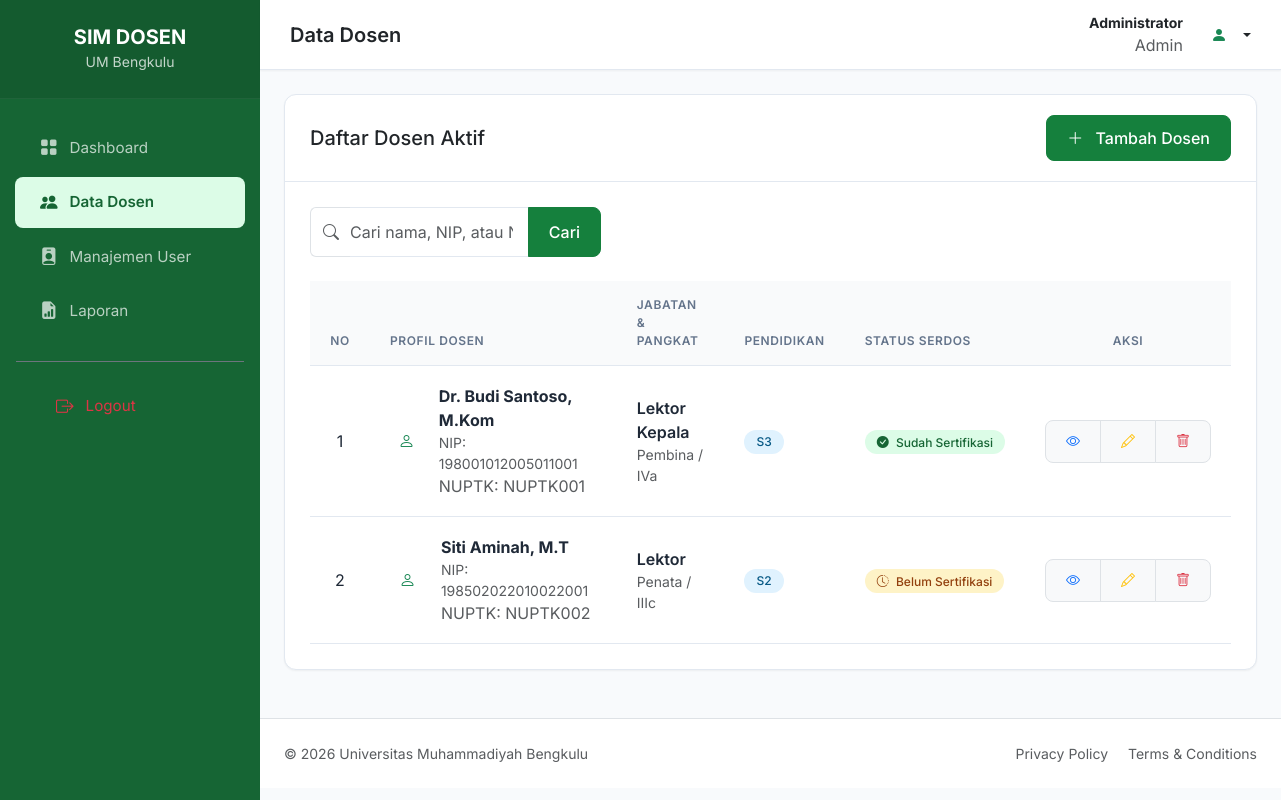
Page /dosen_list.php (signed in) on the committed database.
### tables this page shows
CREATE TABLE dosen (
    id INT AUTO_INCREMENT PRIMARY KEY,
    nomor_registrasi VARCHAR(50),
    nuptk VARCHAR(50),
    nama VARCHAR(150) NOT NULL,
    nip VARCHAR(50),
    jabatan_fungsional VARCHAR(100),
    kepangkatan VARCHAR(100),
    pendidikan_terakhir VARCHAR(50),
    rumpun_ilmu VARCHAR(100),
    status_serdos VARCHAR(50),
    status_pegawai VARCHAR(50),
    ikatan_kerja VARCHAR(50),
    status_aktivitas VARCHAR(50),
    penempatan VARCHAR(100),
    created_at TIMESTAMP DEFAULT CURRENT_TIMESTAMP,
    updated_at TIMESTAMP DEFAULT CURRENT_TIMESTAMP ON UPDATE CURRENT_TIMESTAMP
);

### includes/auth.php (called while the page is built, shortened)
<?php
function isAdmin() {
    return isset($_SESSION['role']) && $_SESSION['role'] === 'admin';
}
?>

### dosen_list.php (the view, shortened to what this page needs)
<?php
require_once 'config/db.php';
require_once 'includes/header.php';
$search = isset($_GET['search']) ? $_GET['search'] : '';
$query = "SELECT * FROM dosen WHERE nama LIKE ? OR nip LIKE ? OR nuptk LIKE ? ORDER BY nama ASC";
$stmt = $pdo->prepare($query);
$stmt->execute(["%$search%", "%$search%", "%$search%"]);
$dosenList = $stmt->fetchAll();
?>
<div class="card">
    <div class="card-header d-flex justify-content-between align-items-center">
        <h5 class="mb-0">Daftar Dosen Aktif</h5>
        <?php if (isAdmin()): ?>
        <a href="dosen_add.php" class="btn btn-primary">
            <i class="bi bi-plus-lg me-2"></i> Tambah Dosen
        </a>
        <?php endif; ?>
    </div>
    <div class="card-body">
        <div class="row mb-4">
            <div class="col-md-6 col-lg-4">
                <form method="GET">
                    <div class="input-group">
                        <span class="input-group-text bg-white border-end-0"><i class="bi bi-search text-muted"></i></span>
                        <input type="text" name="search" class="form-control border-start-0 ps-0" placeholder="Cari nama, NIP, atau NUPTK..." value="<?php echo htmlspecialchars($search); ?>">
                        <button class="btn btn-primary" type="submit">Cari</button>
                    </div>
                </form>
            </div>
        </div>
        <div class="table-responsive">
            <table class="table table-hover">
                <thead>
                    <tr>
                        <th class="text-center" width="60">No</th>
                        <th>Profil Dosen</th>
                        <th>Jabatan & Pangkat</th>
                        <th>Pendidikan</th>
                        <th>Status Serdos</th>
                        <th class="text-center">Aksi</th>
                    </tr>
                </thead>
                <tbody>
                    <?php if (count($dosenList) > 0): ?>
                        <?php $no = 1; foreach ($dosenList as $d): ?>
                        <tr>
                            <td class="text-center"><?php echo $no++; ?></td>
                            <td>
                                <div class="d-flex align-items-center">
                                    <div class="bg-soft-green rounded-circle d-flex align-items-center justify-content-center me-3" style="width: 40px; height: 40px;">
                                        <i class="bi bi-person text-success"></i>
                                    </div>
                                    <div>
                                        <div class="fw-bold"><?php echo $d['nama']; ?></div>
                                        <div class="text-muted small">NIP: <?php echo $d['nip'] ?: '-'; ?></div>
                                        <div class="text-muted smaller">NUPTK: <?php echo $d['nuptk'] ?: '-'; ?></div>
                                    </div>
                                </div>
                            </td>
                            <td>
                                <div class="fw-semibold text-primary-green"><?php echo $d['jabatan_fungsional'] ?: '-'; ?></div>
                                <div class="text-muted small"><?php echo $d['kepangkatan'] ?: '-'; ?></div>
                            </td>
                            <td>
                                <span class="badge bg-soft-info"><?php echo $d['pendidikan_terakhir'] ?: '-'; ?></span>
                            </td>
                            <td>
                                <?php if (strpos($d['status_serdos'], 'Sudah') !== false): ?>
                                    <span class="badge bg-soft-success"><i class="bi bi-check-circle-fill me-1"></i> <?php echo $d['status_serdos']; ?></span>
                                <?php else: ?>
                                    <span class="badge bg-soft-warning"><i class="bi bi-clock-history me-1"></i> <?php echo $d['status_serdos']; ?></span>
                                <?php endif; ?>
                            </td>
                            <td class="text-center">
                                <div class="btn-group">
                                    <a href="dosen_detail.php?id=<?php echo $d['id']; ?>" class="btn btn-sm btn-light border" title="Detail"><i class="bi bi-eye text-primary"></i></a>
                                    <?php if (isAdmin()): ?>
                                    <a href="dosen_edit.php?id=<?php echo $d['id']; ?>" class="btn btn-sm btn-light border" title="Edit"><i class="bi bi-pencil text-warning"></i></a>
                                    <a href="dosen_delete.php?id=<?php echo $d['id']; ?>" class="btn btn-sm btn-light border" title="Hapus" onclick="return confirm('Apakah Anda yakin ingin menghapus data ini?')"><i class="bi bi-trash text-danger"></i></a>
                                    <?php endif; ?>
                                </div>
                            </td>
                        </tr>
                        <?php endforeach; ?>
                    <?php endif; ?>
                </tbody>
            </table>
        </div>
    </div>
</div>
<?php require_once 'includes/footer.php'; ?>

### includes/header.php (shortened to what this page needs)
<?php
require_once 'includes/auth.php';
?>
<!DOCTYPE html>
<html lang="id">
<head>
    <link href="https://cdn.jsdelivr.net/npm/bootstrap@5.3.0/dist/css/bootstrap.min.css" rel="stylesheet">
    <link rel="stylesheet" href="https://cdn.jsdelivr.net/npm/bootstrap-icons@1.11.1/font/bootstrap-icons.css">
    <link rel="stylesheet" href="assets/css/style.css">
</head>
<body>
    <div class="wrapper">
        <nav id="sidebar">
            <div class="sidebar-header text-center">
                <h5 class="mb-0 fw-bold">SIM DOSEN</h5>
                <small class="opacity-75">UM Bengkulu</small>
            </div>
            <ul class="list-unstyled components">
                <li class="<?php echo basename($_SERVER['PHP_SELF']) == 'dashboard.php' ? 'active' : ''; ?>">
                    <a href="dashboard.php">
                        <i class="bi bi-grid-fill"></i> Dashboard
                    </a>
                </li>
                <li class="<?php echo in_array(basename($_SERVER['PHP_SELF']), ['dosen_list.php', 'dosen_add.php', 'dosen_edit.php', 'dosen_detail.php']) ? 'active' : ''; ?>">
                    <a href="dosen_list.php">
                        <i class="bi bi-people-fill"></i> Data Dosen
                    </a>
                </li>
                <?php if (isAdmin()): ?>
                <li class="<?php echo in_array(basename($_SERVER['PHP_SELF']), ['users_list.php', 'users_add.php', 'users_edit.php']) ? 'active' : ''; ?>">
                    <a href="users_list.php">
                        <i class="bi bi-person-badge-fill"></i> Manajemen User
                    </a>
                </li>
                <?php endif; ?>
                <li class="<?php echo basename($_SERVER['PHP_SELF']) == 'laporan.php' ? 'active' : ''; ?>">
                    <a href="laporan.php">
                        <i class="bi bi-file-earmark-bar-graph-fill"></i> Laporan
                    </a>
                </li>
                <li class="mt-4 pt-3 border-top border-secondary mx-3">
                    <a href="logout.php" class="text-danger opacity-100">
                        <i class="bi bi-box-arrow-right"></i> Logout
                    </a>
                </li>
            </ul>
        </nav>
        <div id="content">
            <nav class="navbar navbar-expand-lg sticky-top">
                <div class="container-fluid px-0">
                    <h5 class="mb-0 fw-semibold text-dark">
                        <?php
                        $page = basename($_SERVER['PHP_SELF']);
                        switch($page) {
                            case 'dosen_list.php': echo 'Data Dosen'; break;
                        }
                        ?>
                    </h5>
                    <div class="ms-auto d-flex align-items-center">
                        <div class="dropdown">
                            <a class="d-flex align-items-center text-decoration-none dropdown-toggle text-dark" href="#" role="button" data-bs-toggle="dropdown" aria-expanded="false">
                                <div class="text-end me-3 d-none d-sm-block">
                                    <p class="mb-0 fw-bold small"><?php echo $_SESSION['nama_lengkap']; ?></p>
                                    <p class="mb-0 text-muted smaller"><?php echo ucfirst($_SESSION['role']); ?></p>
                                </div>
                                <div class="bg-soft-green rounded-circle d-flex align-items-center justify-content-center" style="width: 40px; height: 40px;">
                                    <i class="bi bi-person-fill text-success"></i>
                                </div>
                            </a>
                        </div>
                    </div>
                </div>
            </nav>
            <div class="container-fluid p-4">

### includes/footer.php (shortened to what this page needs)
            </div>
            <footer class="py-4 bg-white border-top mt-auto">
                <div class="container-fluid px-4">
                    <div class="d-flex align-items-center justify-content-between small text-muted">
                        <div>&copy; 2026 Universitas Muhammadiyah Bengkulu</div>
                        <div>
                            <a href="#" class="text-decoration-none text-muted me-3">Privacy Policy</a>
                            <a href="#" class="text-decoration-none text-muted">Terms &amp; Conditions</a>
                        </div>
                    </div>
                </div>
            </footer>
        </div>
    </div>
</body>
</html>

### assets/css/style.css (style rules this page uses)
:root { --deep-green: #166534; --primary-green: #15803D; --soft-green: #DCFCE7; --bg-color: #F8FAFC; --card-bg: #FFFFFF; --text-primary: #1F2937; --text-secondary: #64748B; --border-color: #E2E8F0; --success: #16A34A; --warning: #F59E0B; --danger: #DC2626; --sidebar-width: 260px; --navbar-height: 70px; --border-radius: 12px; --shadow-sm: 0 1px 2px 0 rgb(0 0 0 / 0.05); --shadow-md: 0 4px 6px -1px rgb(0 0 0 / 0.1), 0 2px 4px -2px rgb(0 0 0 / 0.1); }
body { background-color: var(--bg-color); color: var(--text-primary); font-family: 'Inter', -apple-system, BlinkMacSystemFont, "Segoe UI", Roboto, Helvetica, Arial, sans-serif; overflow-x: hidden; }
.wrapper { display: flex; width: 100%; align-items: stretch; }
#sidebar { min-width: var(--sidebar-width); max-width: var(--sidebar-width); background: var(--deep-green); color: #fff; transition: all 0.3s; min-height: 100vh; z-index: 1000; }
#sidebar .sidebar-header { padding: 25px; background: rgba(0,0,0,0.1); border-bottom: 1px solid rgba(255,255,255,0.05); }
#sidebar ul.components { padding: 20px 0; }
#sidebar ul li a { padding: 12px 25px; font-size: 0.95rem; display: flex; align-items: center; color: rgba(255, 255, 255, 0.7); text-decoration: none; transition: all 0.2s; margin: 4px 15px; border-radius: 8px; }
#sidebar ul li a i { margin-right: 12px; font-size: 1.1rem; }
#sidebar ul li.active > a { color: var(--deep-green); background: var(--soft-green); font-weight: 600; }
#content { width: 100%; transition: all 0.3s; min-height: 100vh; }
.navbar { height: var(--navbar-height); padding: 0 30px; background: #fff; border-bottom: 1px solid var(--border-color); box-shadow: var(--shadow-sm); }
.card { border: 1px solid var(--border-color); border-radius: var(--border-radius); box-shadow: var(--shadow-sm); transition: transform 0.2s, box-shadow 0.2s; margin-bottom: 24px; }
.card-header { background-color: transparent; border-bottom: 1px solid var(--border-color); padding: 20px 25px; font-weight: 600; }
.card-body { padding: 25px; }
.table { margin-bottom: 0; }
.table thead th { background-color: #F9FAFB; border-bottom: 1px solid var(--border-color); color: var(--text-secondary); font-weight: 600; text-transform: uppercase; font-size: 0.75rem; letter-spacing: 0.05em; padding: 15px 20px; }
.table tbody td { padding: 18px 20px; vertical-align: middle; color: var(--text-primary); border-bottom: 1px solid var(--border-color); }
.btn { padding: 10px 20px; font-weight: 500; border-radius: 8px; transition: all 0.2s; }
.btn-primary { background-color: var(--primary-green); border-color: var(--primary-green); }
.badge { padding: 6px 12px; border-radius: 9999px; font-weight: 500; font-size: 0.75rem; }
.bg-soft-success { background-color: #DCFCE7; color: #166534; }
.bg-soft-warning { background-color: #FEF3C7; color: #92400E; }
.bg-soft-info { background-color: #E0F2FE; color: #075985; }
.form-control, .form-select { padding: 12px 15px; border-radius: 8px; border: 1px solid var(--border-color); }

### rows in the picture
dosen: nama "Dr. Budi Santoso, M.Kom", nip "198001012005011001", nuptk "NUPTK001", jabatan_fungsional "Lektor Kepala", kepangkatan "Pembina / IVa", pendidikan_terakhir "S3", status_serdos "Sudah Sertifikasi"
dosen: nama "Siti Aminah, M.T", nip "198502022010022001", nuptk "NUPTK002", jabatan_fungsional "Lektor", kepangkatan "Penata / IIIc", pendidikan_terakhir "S2", status_serdos "Belum Sertifikasi"

### other values in the picture
$_SESSION['nama_lengkap'] "Administrator"
$_SESSION['role'] "Admin"
